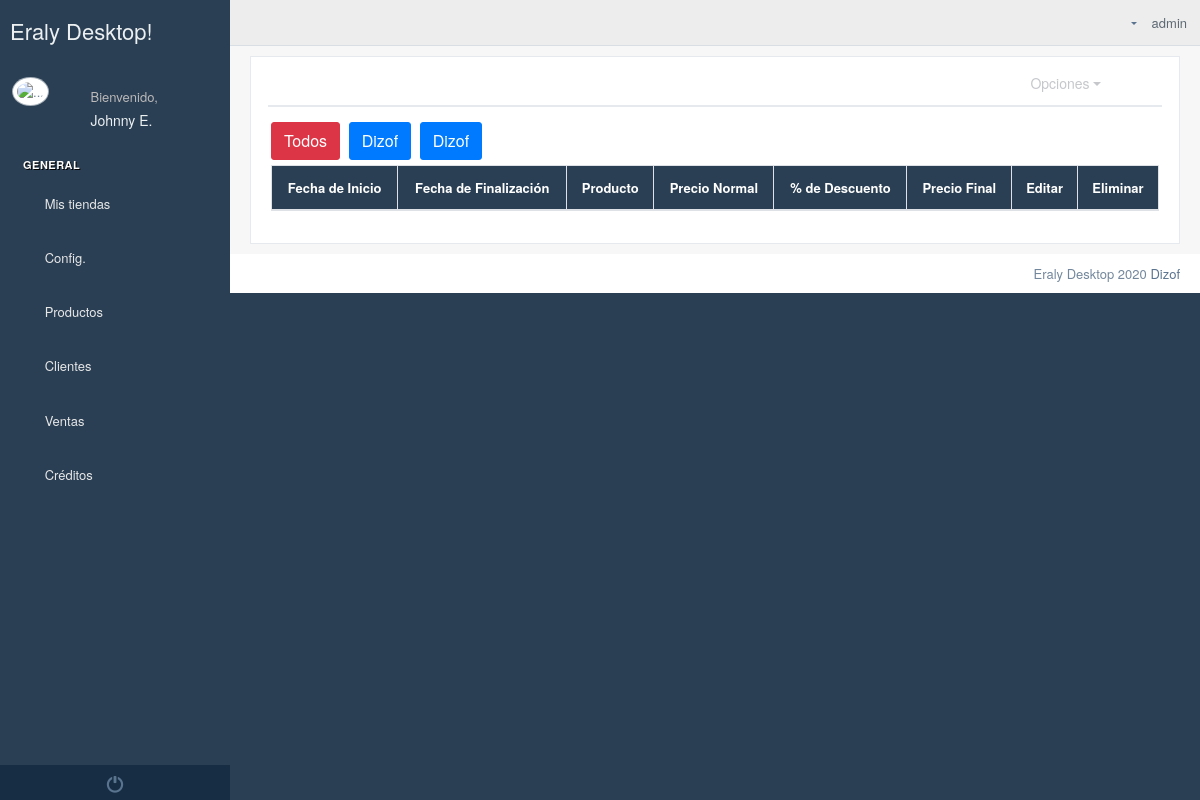
The page /products/promo/ (signed in) on the database its author committed.
### Empresa/models.py (models this page shows, shortened)
class Establecimiento(models.Model):
    logo=models.ImageField(upload_to="logos/establecimientos",null=True,blank=True)
    banner=models.ImageField(upload_to="banner/establecimientos",null=True,blank=True)
    pie_pagina=models.ImageField(upload_to="pie/establecimientos",null=True,blank=True)
    cabecera_tienda=models.ImageField(upload_to="logos/tienda",null=True,blank=True)
    banner1=models.ImageField(upload_to="logos/tienda",null=True,blank=True)
    banner2=models.ImageField(upload_to="logos/tienda",null=True,blank=True)
    color_encabezado_documentos=models.CharField(max_length=40, default="#ffffff")
    usuario=models.ForeignKey(User,on_delete=models.CASCADE)
    ruc=models.CharField(max_length=13)
    nombreComercial=models.CharField(max_length=60)
    representateLegal=models.CharField(max_length=60)
    slug = models.SlugField(max_length=255, unique=True, blank=True)
    descripcion = RichTextUploadingField(null=True, blank=True)
    ubicacion_gps = models.CharField(max_length=300,null=True,blank=True)
    correo_electronico=models.EmailField(max_length=600,null=True,blank=True)
    web=models.CharField(max_length=400,null=True,blank=True)
    facebook=models.CharField(max_length=400,null=True,blank=True,default=" ")
    instagram=models.CharField(max_length=400, null=True, blank=True, default=" ")
    youtube = models.CharField(max_length=400,null=True,blank=True,default=" ")
    activo=models.BooleanField(default=False)

### Producto/views.py (the view, shortened to what this page needs)
# urls.py: path("products/promo/",promociones),
@login_required(login_url='/store/login/')
def promociones(request):
    promo=Promociones.objects.filter(precio__producto__establecimiento__usuarioempresa__user=request.user)
    produc=Productos.objects.filter(establecimiento__usuarioempresa__user=request.user,precios__web=True)
    if request.GET.get('establecimiento'):
        promo=Promociones.objects.filter(precio__producto__establecimiento_id= request.GET.get('establecimiento'))
        produc = Productos.objects.filter(establecimiento_id=request.GET.get('establecimiento'),precios__web=True)
    contexto={
        "establecimientos":Establecimiento.objects.filter(usuarioempresa__user=request.user),
        "promociones":promo,
        "productos":produc
    }
    return render(request, 'Ventas/promociones.html',contexto)

### templates/Ventas/promociones.html (shortened to what this page needs)
{% extends 'Home/index2.html' %}
{% block contenido_index %}
    {% load static %}
    {% load humanize %}
    {% load productosTags %}
    <div class="">
        <div class="row">
            <div class="col-md-12 col-sm-12 ">
                <div class="x_panel">
                    <div class="x_title">
                        <ul class="nav navbar-right panel_toolbox">
                            <li class="dropdown" style="right: 30px">
                                <a href="#" class="dropdown-toggle" data-toggle="dropdown" role="button"
                                   aria-expanded="false">Opciones</a>
                            </li>
                            <li><a href=""><i class="fa fa-archive"></i></a></li>
                        </ul>
                        <div class="clearfix"></div>
                    </div>
                    <div class="x_content">
                        <div class="row">
                            <div class="col-sm-12">
                                <a class="btn btn-danger" href="/products/promo/">Todos</a>
                                {% for establecimiento in establecimientos %}
                                    <a class="btn btn-primary"
                                       href="/products/promo/?establecimiento={{ establecimiento.id }}">{{ establecimiento.nombreComercial }}</a>
                                {% endfor %}
                                <div class="card-box table-responsive">
                                    <table id="listaDocumentos" class="table table-striped table-bordered"
                                           style="width:100%">
                                        <thead style="background-color: #2A3F54; color: white">
                                        <tr>
                                            <th style="text-align: center">Fecha de Inicio</th>
                                            <th style="text-align: center">Fecha de Finalización</th>
                                            <th style="text-align: center">Producto</th>
                                            <th style="text-align: center">Precio Normal</th>
                                            <th style="text-align: center">% de Descuento</th>
                                            <th style="text-align: center">Precio Final</th>
                                            <th style="text-align: center">Editar</th>
                                            <th style="text-align: center">Eliminar</th>
                                        </tr>
                                        </thead>
                                    </table>
                                </div>
                            </div>
                        </div>
                    </div>
                </div>
            </div>
        </div>
    </div>
{% endblock %}

### templates/Home/base_html.html (shortened to what this page needs)
<!DOCTYPE html>
{% load static %}
<html lang="en">
<head>
    <link href="{% static '/vendors/datatables.net-bs/css/dataTables.bootstrap.min.css' %}" rel="stylesheet">
    <link href="{% static '/vendors/datatables.net-buttons-bs/css/buttons.bootstrap.min.css' %}" rel="stylesheet">
    <link href="{% static '/vendors/datatables.net-fixedheader-bs/css/fixedHeader.bootstrap.min.css' %}"
          rel="stylesheet">
    <link href="{% static '/vendors/datatables.net-responsive-bs/css/responsive.bootstrap.min.css' %}" rel="stylesheet">
    <link href="{% static '/vendors/datatables.net-scroller-bs/css/scroller.bootstrap.min.css' %}" rel="stylesheet">
    <link href="{% static '/vendors/bootstrap/dist/css/bootstrap.min.css' %}" rel="stylesheet">
    <link href="{% static '/vendors/font-awesome/css/font-awesome.min.css' %}" rel="stylesheet">
    <link href="{% static '/vendors/nprogress/nprogress.css' %}" rel="stylesheet">
    <link href="{% static '/vendors/bootstrap-daterangepicker/daterangepicker.css' %}" rel="stylesheet">
    <link href="{% static '/vendors/iCheck/skins/flat/green.css' %}" rel="stylesheet">
    <link href="{% static '/build/css/custom.min.css' %}" rel="stylesheet">
</head>
<body class="nav-md">
<div class="container body">
    <div class="main_container">
        <div class="col-md-3 left_col">
            <div class="left_col scroll-view">
                <div class="navbar nav_title" style="border: 0;">
                    <a href="/" class="site_title"> <span>Eraly Desktop!</span></a>
                </div>
                <div class="profile clearfix">
                    <div class="profile_pic">
                        <img src="/media/admin-interface/favicon/favicon_eraly.png" alt="..."
                             class="img-circle profile_img">
                    </div>
                    <div class="profile_info">
                        <span>Bienvenido,</span>
                        <h2>{{ request.user.first_name }}</h2>
                    </div>
                </div>
                <br/>
                {% block menu %}
                    <div id="sidebar-menu" class="main_menu_side hidden-print main_menu">
                        <div class="menu_section">
                            <h3>General</h3>
                            <ul class="nav side-menu">
                                <li><a><i class="fa fa-shopping-basket"></i> Mis tiendas <span class="fa fa-chevron-down"></span></a>
                                </li>
                            </ul>
                            <ul class="nav side-menu">
                                <li><a><i class="fa fa-home"></i> Config. <span class="fa fa-chevron-down"></span></a>
                                </li>
                            </ul>
                            <ul class="nav side-menu">
                                <li><a><i class="fa fa-product-hunt"></i> Productos <span
                                        class="fa fa-chevron-down"></span></a>
                                </li>
                            </ul>
                        <ul class="nav side-menu">
                                <li><a><i class="fa fa-user-plus"></i> Clientes <span class="fa fa-chevron-down"></span></a>
                                </li>
                            </ul>
                            <ul class="nav side-menu">
                                <li><a><i class="fa fa-file-o"></i> Ventas <span class="fa fa-chevron-down"></span></a>
                                </li>
                            </ul>
                            <ul class="nav side-menu">
                                <li><a><i class="fa fa-file-o"></i> Créditos <span class="fa fa-chevron-down"></span></a>
                                </li>
                            </ul>
                        </div>
                    </div>
                    <div class="sidebar-footer hidden-small">
                        <a data-toggle="tooltip" data-placement="top" title="Logout" href="/logout_/"
                           style="width: 100%">
                            <span class="glyphicon glyphicon-off" aria-hidden="true"></span>
                        </a>
                    </div>
                {% endblock %}
            </div>
        </div>
        <div class="top_nav">
            <div class="nav_menu">
                <div class="nav toggle">
                    <a id="menu_toggle"><i class="fa fa-bars"></i></a>
                </div>
                <nav class="nav navbar-nav">
                    <ul class=" navbar-right">
                        <li class="nav-item dropdown open" style="padding-left: 15px;">
                            <a href="javascript:;" class="user-profile" aria-haspopup="true"
                               id="navbarDropdown" data-toggle="dropdown" aria-expanded="false">
                                {{ request.user.username }}
                            </a>
                        </li>
                        <li role="presentation" class="nav-item dropdown open">
                            <a href="javascript:;" class="dropdown-toggle info-number" id="navbarDropdown1"
                               data-toggle="dropdown" aria-expanded="false">
                                <i class="fa fa-envelope-o"></i>
                            </a>
                        </li>
                    </ul>
                </nav>
            </div>
        </div>
        <div class="right_col" role="main">
            {% block contenido %}{% endblock %}
        </div>
    </div>
    <footer>
        <div class="pull-right">
            Eraly Desktop 2020 <a href="https://colorlib.com">Dizof</a>
        </div>
        <div class="clearfix"></div>
    </footer>
</div>
<link rel="stylesheet" href="{% static 'toastr/toastr.min.css' %}">
</body>
</html>

### rows shown on the page
Establecimiento: nombreComercial "Dizof"
Establecimiento: nombreComercial "Dizof"

### other values the page prints
{{ request.user.first_name }} "Johnny E."
{{ request.user.username }} "admin"
